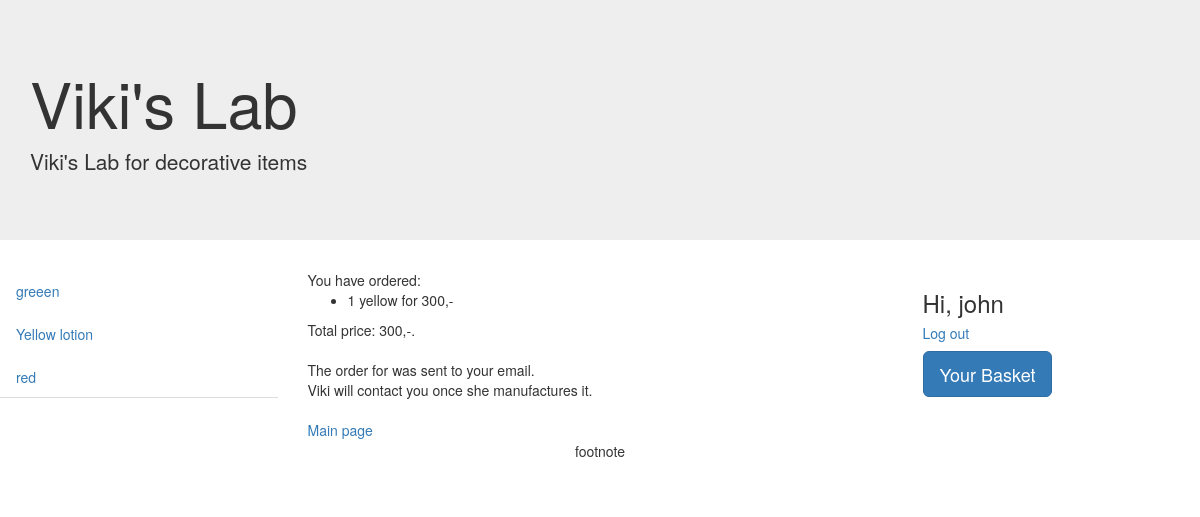
The app's page /myorder (signed in) with its own data.
### app.py (models this page shows, shortened)
class ItemsDesc(db.Model):
    __tablename__ = 'itemsdesc'
    id = db.Column(db.Integer, primary_key=True)
    itemid = db.Column(db.Integer, db.ForeignKey('items.id'), nullable=False)
    name = db.Column(db.String, nullable=False)
    desc = db.Column(db.String)
    imgref = db.Column(db.String)
    item = db.relationship('Items', backref=db.backref('itemdesc', uselist=False))

class Orders(db.Model):
    __tablename__ = 'orders'
    id = db.Column(db.Integer, primary_key=True)
    userid = db.Column(db.Integer, db.ForeignKey('user.id'), nullable=False)
    itemid = db.Column(db.Integer, db.ForeignKey('items.id'), nullable=False)
    volume = db.Column(db.Integer)
    ordered = db.Column(db.Boolean)
    paid = db.Column(db.Boolean)
    delivered = db.Column(db.Boolean)
    orderdate = db.Column(db.DATETIME)
    paydate = db.Column(db.DATETIME)
    deliverydate = db.Column(db.DATETIME)

class Items(db.Model):
    __tablename__ = 'items'
    id = db.Column(db.Integer, primary_key=True)
    name = db.Column(db.String)
    orders = db.relationship('Orders', backref='item')

class Prices(db.Model):
    __tablename__ = 'prices'
    id = db.Column(db.Integer, primary_key=True)
    itemid = db.Column(db.Integer, db.ForeignKey('items.id'), nullable=False)
    price = db.Column(db.Integer)
    validfrom = db.Column(db.DATETIME)
    validto = db.Column(db.DATETIME)
    item = db.relationship('Items', backref='pricetags')

class User(UserMixin, db.Model):
    __tablename__ = 'user'
    id = db.Column(db.Integer, primary_key=True)
    username = db.Column(db.String(30), unique=True)
    email = db.Column(db.String(50))
    password = db.Column(db.String(50))
    orders = db.relationship('Orders', backref='user')

### app.py (the view)
@app.route('/myorder', methods=['GET', 'POST'])
def myorder():
    myorder = Orders.query.filter(
        Orders.userid==current_user.id,
        db.or_(Orders.ordered.is_(None),
        Orders.ordered==0)).all()
    for item in myorder:
        item.ordered = True
        item.orderdate = datetime.datetime.now()
    db.session.commit()
    user = User.query.get(current_user.id)
    greetings = user.username
    if config.USE_MAIL:
        sendmail(user.email, myorder=myorder, totalprice=totalprice(myorder),
                                            greetings=greetings)
    return render_template('myorder.html', myorder=myorder,
        totalprice=totalprice(myorder), items = ItemsDesc.query.all())

### app.py (called while the page is built)
@loginmanager.user_loader
def loaduser(userid):
    return User.query.get(int(userid))

def totalprice(basket):
    totalprice = 0
    for b in basket:
        totalprice += b.item.pricetags[0].price
    return totalprice

### templates/myorder.html
{% extends 'vlab.html' %}
{% block product %}
You have ordered:
<ul>
    {% for item in myorder %}
    <li>
        {{item.volume}} {{item.item.name}} for {{item.item.pricetags[0].price}},-
    </li>
    {% endfor %}
</ul>
Total price: {{totalprice}},-.
<br><br>
The order for was sent to your email.<br>
Viki will contact you once she manufactures it.<br><br>
<a href="{{url_for('main')}}">Main page</a>
{% endblock product %}

### templates/vlab.html (shortened to what this page needs)
<html lang="en">
<head>
    <link rel="stylesheet" type="text/css" href="{{url_for('static', filename='main.css')}}">
</head>
<body>
    {% extends 'bootstrap/base.html' %}
    {% import 'bootstrap/wtf.html' as wtf %}
    {% block content %}
    <div class="jumbotron jumbotron-fluid">
        <div class="container">
            <h1 class="display-3">Viki's Lab</h1>
            <p class="lead">Viki's Lab for decorative items</p>
        </div>
    </div>
    {% block middlepart %}
    <div class="row">
        <div class="col-xs-3">
            <ul class="nav nav-tabs nav-stacked">
                {% for item in items %}
                    <li>
                        <a href="{{url_for('selection', product=item.id)}}">{{item.name}}</a>
                    </li>
                {% endfor %}
            </ul>
        </div>
        <div class="col-xs-6">
            {% block product %}
            {% endblock product %}
        </div>
        <div class="col-xs-3">
            {% if current_user.is_authenticated %}
            <h3>Hi, {{ current_user.username }}</h3>
            <h5><a href="{{url_for('logout')}}">Log out</a> </h5>
            {% else %}
            <h5>
                <a href="{{url_for('login')}}">Log in</a> or
                <a href="{{url_for('signup')}}">Sign up</a>
            </h5>
            {% endif %}
            <a name="basket" id="basket" class="btn btn-primary btn-lg" href="{{url_for('basket')}}" role="button">Your Basket</a>
        </div>
    </div>
    {% endblock middlepart %}
    <div class="navbar">
        <div class="col-xs-12">
            <div style="text-align: center">footnote</div>
        </div>
    </div>
    {% endblock content %}

### static/main.css (style rules this page uses)
h1 { color: hotpink; }

### records on screen
ItemsDesc: name "greeen"
ItemsDesc: name "Yellow lotion"
ItemsDesc: name "red"
Orders: volume "1", item.name "yellow", item "300"
User: username "john"

### other values on screen
{{ totalprice }} "300"
